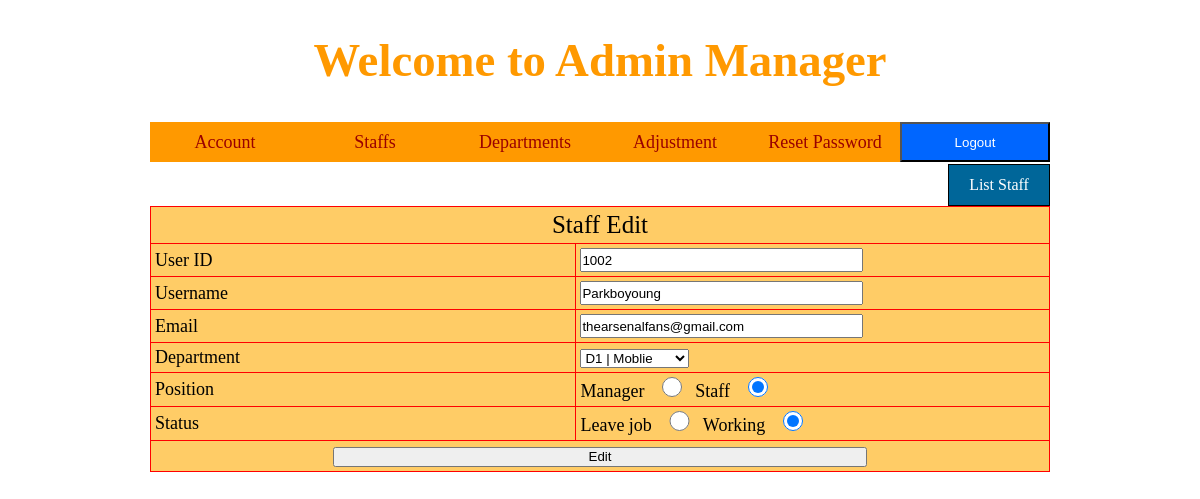
The app's page /Admin/index.php?quanly=staff&ac=sua&uid=1002&did=1199 (signed in) with its own data.
### tables this page shows
CREATE TABLE `Connector` (
  `ID` int(4) NOT NULL,
  `uID` int(4) NOT NULL,
  `deID` int(4) NOT NULL,
  `isManager` tinyint(4) NOT NULL
);

CREATE TABLE `Users` (
  `userID` int(4) NOT NULL,
  `username` varchar(55) NOT NULL,
  `password` varchar(55) NOT NULL,
  `created` date NOT NULL,
  `updated` date NOT NULL,
  `email` varchar(55) NOT NULL,
  `isFirstLogin` tinyint(4) NOT NULL,
  `isResetFlag` tinyint(4) NOT NULL,
  `isDeteleFlag` tinyint(4) NOT NULL,
  `errorLogin` int(11) NOT NULL,
  `token` varchar(255) DEFAULT NULL
);

### Admin/modules/Staff/sua.php (the view)
<?php
  $sql = "select * from Users, Connector where userID=uID and userID='$_GET[uid]' and deID='$_GET[did]'";
  $row=mysqli_query($database, $sql);
  $dong=mysqli_fetch_array($row);
?>
<div class="button_themsp">
  <a href="index.php?quanly=staff&ac=lietke">List Staff</a>
</div>
<form action="modules/Staff/xuly.php?uid=<?php echo $dong['userID'] ?>&did=<?php echo $dong['deID'] ?>" method="post" enctype="multipart/form-data">
  <h3>&nbsp;</h3>
  <table width="600" border="1">
    <tr>
      <td colspan="2" style="text-align:center;font-size:25px;">Staff Edit</td>
    </tr>
    <tr>
      <td width="97">User ID</td>
      <td width="87"><input type="text" name="userID" required="required" value="<?php echo $dong['userID'] ?>"></td>
    </tr>
    <tr>
      <td>Username</td>
      <td><input type="text" name="username" required="required" value="<?php echo $dong['username'] ?>"></td>
    </tr>
    <tr>
      <td>Email</td>
      <td><input type="text" name="email" required="required" value="<?php echo $dong['email'] ?>"></td>
    </tr>
    <tr>
      <td>Department</td>
      <td>
        <select name="department">
          <?php
            $sqlDepart = "SELECT departID, name FROM Department";
            $result = mysqli_query($database, $sqlDepart);
            while($rowss = mysqli_fetch_array($result)){
              if ($rowss['departID'] == $dong['deID']) {
                echo "<option value=\"".$rowss['departID']."\" selected=\"true\">".$rowss['name']."</option>";
              }else {
                echo "<option value=\"".$rowss['departID']."\">".$rowss['name']."</option>";
              }
            }
          ?>
        </select>
      </td>
    </tr>
    <tr>
      <td>Position</td>
      <td>
        <?php
          if ($dong['isManager']) {
            echo 'Manager <input type="radio" name="position" value="1" checked="checked" style="width: 10%">';
            echo 'Staff <input type="radio" name="position" value="0" style="width: 10%">';
          }else {
            echo 'Manager <input type="radio" name="position" value="1" style="width: 10%">';
            echo 'Staff <input type="radio" name="position" value="0" checked="checked" style="width: 10%">';
          }
        ?>
      </td>
    </tr>
    <tr>
      <td>Status</td>
      <td>
        <?php
          if ($dong['isDeteleFlag']) {
            echo 'Leave job <input type="radio" name="status" value="1" checked="checked" style="width: 10%">';
            echo 'Working <input type="radio" name="status" value="0" style="width: 10%">';
          }else {
            echo 'Leave job <input type="radio" name="status" value="1" style="width: 10%">';
            echo 'Working <input type="radio" name="status" value="0" checked="checked" style="width: 10%">';
          }
        ?>
      </td>
    </tr>
    <tr>
      <td colspan="2"><div align="center">
        <input type="submit" name="sua" value="Edit">
      </div></td>
    </tr>
  </table>
</form>

### Views/Style/css.css (style rules this page uses)
body { background:#fff; }
* { padding:0; margin:0; }
table { border-collapse:collapse; width:100%; margin: auto; background-color:#FC6; border:1px solid #F00; }
table tr td { color:#000; font-size:18px; padding:4px; }
input { width:60%; height:20px; }
.button_themsp { width:100px; height:40px; border:1px solid #000; text-align:center; background:#069; line-height:40px; color:#fff; float:right; }
.button_themsp a { color:#fff; display:block; text-decoration:none; }

### records on screen
connector: userID "1002", username "Parkboyoung", email "thearsenalfans@gmail.com"

### other values on screen
form field department "D1 | Moblie"
